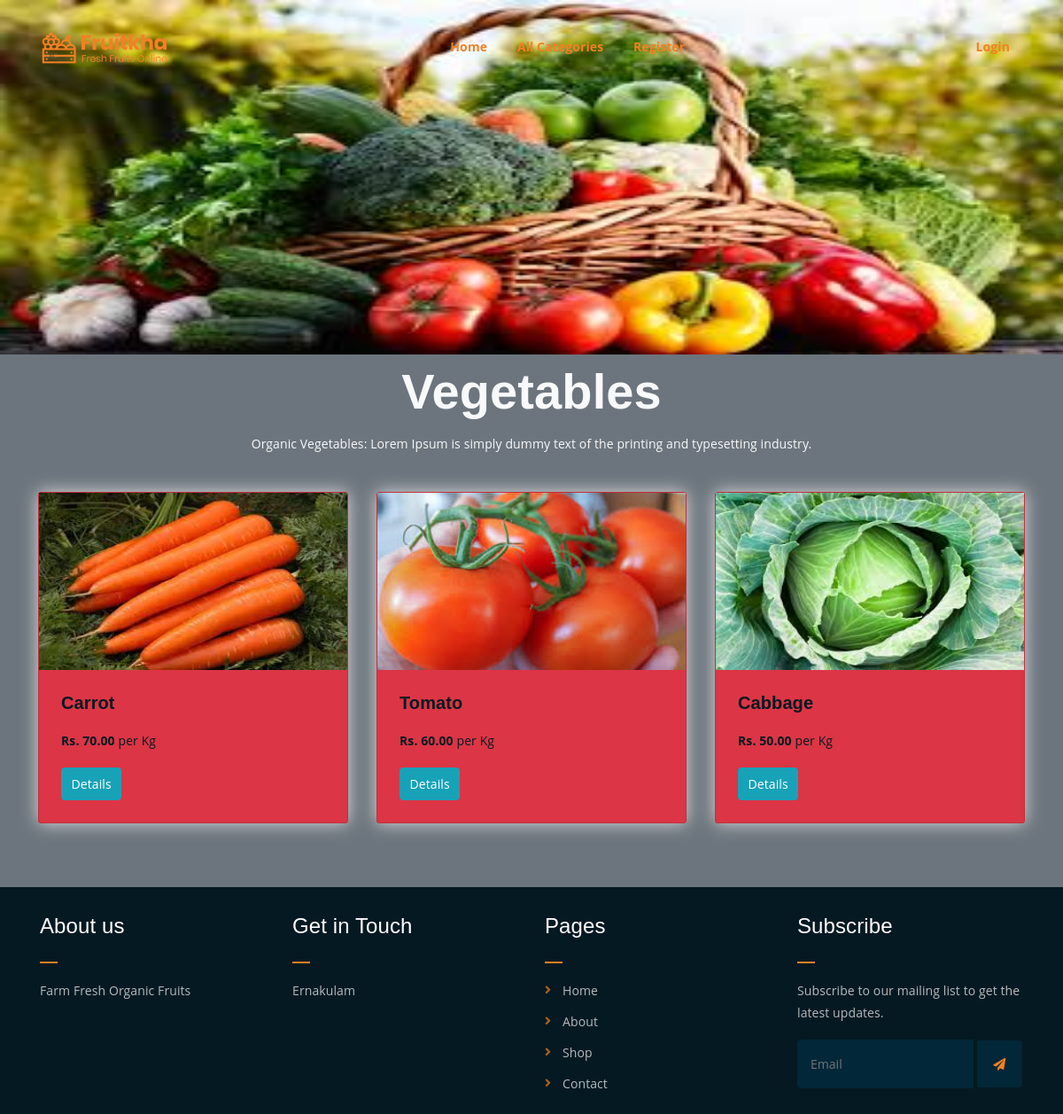
The app's page /products/2 with its own data.
### shop/models.py (models this page shows, shortened)
class Category(models.Model):
    name=models.CharField(max_length=20)
    description=models.TextField()
    image=models.ImageField(upload_to='image')

class Product(models.Model):
    name=models.CharField(max_length=20)
    desc=models.TextField()
    image=models.ImageField(upload_to='products')
    price=models.DecimalField(max_digits=10,decimal_places=2)
    stock=models.IntegerField()
    available=models.BooleanField(default=True)
    created=models.DateTimeField(auto_now_add=True)
    updated=models.DateTimeField(auto_now=True)
    category=models.ForeignKey(Category,on_delete=models.CASCADE)

### shop/views.py (the view)
# urls.py: path('products/<int:p>',views.products,name='products'),
def products(request,p):
    c=Category.objects.get(id=p)
    p=Product.objects.filter(category=c)
    context={'categories':c,'product':p}
    return render(request,'products.html',context)

### cart/context_processors.py (called while the page is built, shortened)
def count_items(request):
    u=request.user
    count=0
    return {'c':count}

### shop/context_processors.py (called while the page is built)
def menu_links(request):
    c=Category.objects.all()
    return {'links':c}

### templates/products.html
{% extends 'base.html' %}
{% load static %}
{% block content %}
<div class="bg-secondary">
<img src="{{categories.image.url}}" height="400px" width="100%">
<div>
	<h1 class="text-center mt-3 text-light">{{categories.name}}</h1>
	<p class="text-center text-light">{{categories.description}}</p>
</div>
	<div class="row p-5 bg-secondary">
	{% for i in product %}
				<div class="col-lg-4 col-md-6">
					<div class="single-latest-news card mx-auto bg-danger" style="width:25rem;">
						<a href="{% url 'shop:product_details' i.id %}"><img src="{{i.image.url}}" height="200px" width="100%"></a>
						<div class="news-text-box">
							<h3 class="text-start">{{i.name}}</h3>
							<p><strong>Rs. {{i.price}}</strong> per Kg</p>
							<a href="{% url 'shop:product_details' i.id %}" class="btn btn-info py-2 w-30">Details</a>
						</div>
					</div>
				</div>
				{% endfor %}
			</div>
</div>
{% endblock %}

### templates/base.html (shortened to what this page needs)
<!DOCTYPE html>
{% load static %}
<html lang="en">
<head>
	<link rel="stylesheet" href="https://cdnjs.cloudflare.com/ajax/libs/font-awesome/6.6.0/css/all.min.css" />
	<link rel="stylesheet" href="{% static 'assets/css/all.min.css' %}">
	<link rel="stylesheet" href="{% static 'assets/bootstrap/css/bootstrap.min.css' %}">
	<link rel="stylesheet" href="{% static 'assets/css/owl.carousel.css' %}">
	<link rel="stylesheet" href="{% static 'assets/css/magnific-popup.css' %}">
	<link rel="stylesheet" href="{% static 'assets/css/animate.css' %}">
	<link rel="stylesheet" href="{% static 'assets/css/meanmenu.min.css' %}">
	<link rel="stylesheet" href="{% static 'assets/css/main.css' %}">
	<link rel="stylesheet" href="{% static 'assets/css/responsive.css' %}">
</head>
<body>
<div class="top-header-area" id="sticker">
		<div class="container">
			<div class="row">
				<div class="col-lg-12 col-sm-12 text-center">
					<div class="main-menu-wrap">
						<div class="site-logo">
							<a href="{% static 'index.html' %}">
								<img src="{% static 'assets/img/logo.png' %}" alt="">
							</a>
						</div>
						<nav class="main-menu ms-auto" style="text-color:red;">
							<ul>
				<li class="current-list-item"><a href="{% url 'shop:categories' %}">Home</a>
				</li>
				<li class="current-list-item"><a href="#">All Categories</a>
								</li>
								{% if user.is_authenticated %}
								{% if user.is_superuser == False %}
								<li class="current-list-item"><a href="">About</a></li>
								<li class="current-list-item"><a href="">Contact</a></li>
								<li class="current-list-item"><a href="{% url 'cart:order_view' %}">Your orders</a></li>
								<li class="current-list-item"><a href="shop.html">Shop</a>
									<ul class="sub-menu current-list-item">
										<li><a href="shop.html">Shop</a></li>
										<li><a href="checkout.html">Check Out</a></li>
										<li><a href="cart.html">Cart</a></li>
									</ul>
								</li>
								 {% else %}
				  <li class="nav-item">
				  <a class="nav-link" aria-current="page" href="{% url 'shop:addcategories' %}">Add Categories</a>
				</li>
				  <li class="nav-item">
				  <a class="nav-link" aria-current="page" href="{% url 'shop:addproducts' %}">Add Products</a>
				</li>
         						{% endif %}
								<li class="nav-item current-list-item">
          <a class="nav-link" href="{% url 'shop:logout' %}">Logout</a>
        			</li>
								<li class="current-list-item">
									<div class="header-icons">
										<a class="current-list-item shopping-cart" href="{% url 'cart:cart' %}"><i class="fas fa-shopping-cart"></i><sup class="mx-2 fs-5">{{c}}</sup></a>
										<a class="current-list-item mobile-hide search-bar-icon" href="#"><i class="fas fa-search"></i></a>
									</div>
								</li>
							</ul>
						</nav>
						<a class="mobile-show search-bar-icon" href="#"><i class="fas fa-search"></i></a>
						<div class="mobile-menu"></div>
				 {% else %}
		<li class="nav-item current-list-item">
          <a class="nav-link" href="{% url 'shop:register' %}">Register</a>
        </li>
          <li class="nav-item current-list-item">
          <a class="nav-link" href="{% url 'shop:login' %}">Login</a>
        </li>
						{% endif %}
					</div>
				</div>
			</div>
		</div>
	</div>
{% block content %}
{% endblock %}
<div class="footer-area  p-4">
		<div class="container">
			<div class="row">
				<div class="col-lg-3 col-md-6">
					<div class="footer-box about-widget">
						<h2 class="widget-title">About us</h2>
						<p>Farm Fresh Organic Fruits</p>
					</div>
				</div>
				<div class="col-lg-3 col-md-6">
					<div class="footer-box get-in-touch">
						<h2 class="widget-title">Get in Touch</h2>
						<ul>
							<li>Ernakulam</li>
						</ul>
					</div>
				</div>
				<div class="col-lg-3 col-md-6">
					<div class="footer-box pages">
						<h2 class="widget-title">Pages</h2>
						<ul>
							<li><a href="index.html">Home</a></li>
							<li><a href="about.html">About</a></li>
							<li><a href="services.html">Shop</a></li>
							<li><a href="contact.html">Contact</a></li>
						</ul>
					</div>
				</div>
				<div class="col-lg-3 col-md-6">
					<div class="footer-box subscribe">
						<h2 class="widget-title">Subscribe</h2>
						<p>Subscribe to our mailing list to get the latest updates.</p>
						<form action="index.html">
							<input type="email" placeholder="Email">
							<button type="submit"><i class="fas fa-paper-plane"></i></button>
						</form>
					</div>
				</div>
			</div>
		</div>
	</div>
</body>
</html>

### static/assets/css/main.css (style rules this page uses)
html { font-size: 14px; font-weight: 400; line-height: 28px; height: 100%; }
body { font-family: "Open Sans", sans-serif; font-weight: 400; font-size: 1rem; letter-spacing: 0.1px; line-height: 1.8; color: #051922; overflow-x: hidden; }
body img { max-width: 100%; }
a { cursor: pointer; text-decoration: none; -webkit-transition: all 0.2s ease-in-out; -o-transition: all 0.2s ease-in-out; transition: all 0.2s ease-in-out; }
h1, .h1, h2, .h2, h3, .h3, h4, .h4, h5, .h5, h6, .h6 { font-family: "Poppins", sans-serif; font-weight: 700; margin: 0 0 1.25rem 0; color: #051922; }
h1, .h1 { font-size: 4rem; font-weight: 700; line-height: 4rem; }
h2, .h2 { font-size: 3rem; font-weight: 700; line-height: 3.25rem; }
h3, .h3 { font-size: 2rem; font-weight: 700; line-height: 2.25rem; }
p { font-family: "Open Sans", sans-serif; font-weight: 400; font-size: 1rem; letter-spacing: 0.1px; line-height: 1.8; color: #051922; margin: 0 0 1.25rem 0; }
p:last-child { margin: 0; }
.top-header-area { position: absolute; z-index: 999; width: 100%; padding: 25px 0; }
nav.main-menu ul { margin: 0; padding: 0; list-style: none; }
nav.main-menu ul li { display: inline-block; }
nav.main-menu ul li a { color: #fff; font-weight: 700; display: block; padding: 15px; }
nav.main-menu ul > li { position: relative; }
nav.main-menu ul li:last-child a { display: inline-block; }
nav.main-menu > ul li:last-child { float: right; }
.site-logo { float: left; max-width: 150px; }
.main-menu-wrap { position: relative; }
.site-logo { padding: 6px 0; }
nav.main-menu ul li.current-list-item > a { color: #F28123; }
nav.main-menu li a { -webkit-transition: 0.3s; -o-transition: 0.3s; transition: 0.3s; }
.top-header-area { -webkit-transition: 0.3s; -o-transition: 0.3s; transition: 0.3s; }
.footer-area { background-color: #051922; color: #fff; padding: 150px 0; }
h2.widget-title { font-size: 24px; font-weight: 500; position: relative; padding-bottom: 20px; color: #fff; }
h2.widget-title:after { position: absolute; left: 0; bottom: 0; width: 20px; height: 2px; background-color: #F28123; content: ""; }
.footer-box p { color: #fff; opacity: 0.7; line-height: 1.8; }
.footer-box ul { margin: 0; padding: 0; list-style: none; }
.footer-box ul li { opacity: 0.7; margin-bottom: 10px; line-height: 1.8; }
.footer-box ul li:last-child { margin-bottom: 0; }
.footer-box.subscribe form input[type=email] { border: none; background-color: #012738; width: 78%; padding: 15px; border-top-left-radius: 5px; border-bottom-left-radius: 5px; color: #fff; }
.footer-box.subscribe form button { width: 20%; border: none; background-color: #012738; color: #F28123; padding: 14px 0; border-top-right-radius: 3px; border-bottom-right-radius: 3px; cursor: pointer; }
.footer-box ul li a { color: #fff; }
.footer-box.pages ul li { position: relative; padding-left: 20px; }
.footer-box.pages ul li:before { position: absolute; left: 0; top: 0; content: "\f105"; font-family: "Font Awesome 5 Free"; font-weight: 900; color: #F28123; }
.single-latest-news { -webkit-box-shadow: 0 0 20px #dddddd; box-shadow: 0 0 20px #dddddd; -webkit-transition: 0.3s; -o-transition: 0.3s; transition: 0.3s; }
.footer-box.pages ul li a { -webkit-transition: 0.3s; -o-transition: 0.3s; transition: 0.3s; }
.footer-box.subscribe form button { -webkit-transition: 0.3s; -o-transition: 0.3s; transition: 0.3s; }
html, body { height: 100%; }
.single-latest-news h3 { font-size: 20px; line-height: 1.25em; font-weight: 600; }
.news-text-box { padding: 25px; border-bottom-left-radius: 5px; border-bottom-right-radius: 5px; }
.single-latest-news { margin-bottom: 30px; }

### records on screen
Category: image (picture), name "Vegetables", description "Organic Vegetables: Lorem Ipsum is simply dummy text of the printing and typesetting industry."
Product: image (picture), name "Carrot", price "70.00"
Product: image (picture), name "Tomato", price "60.00"
Product: image (picture), name "Cabbage", price "50.00"
